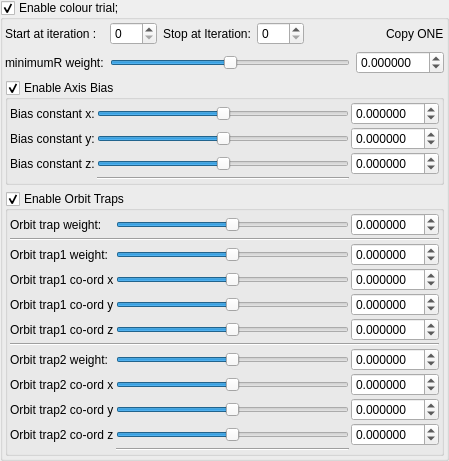
    <widget class="MyGroupBox" name="groupCheck_transform_colorTrial1_enabled">
     <property name="title">
      <string>Enable colour trial;</string>
     </property>
     <property name="checkable">
      <bool>true</bool>
     </property>
     <layout class="QGridLayout" name="gridLayout_58">
      <property name="leftMargin">
       <number>2</number>
      </property>
      <property name="topMargin">
       <number>2</number>
      </property>
      <property name="rightMargin">
       <number>2</number>
      </property>
      <property name="bottomMargin">
       <number>2</number>
      </property>
      <item row="2" column="0">
       <widget class="MyGroupBox" name="groupCheck_transform_colorTrial1_axisBias_enabled">
        <property name="title">
         <string>Enable Axis Bias </string>
        </property>
        <property name="checkable">
         <bool>true</bool>
        </property>
        <layout class="QVBoxLayout" name="verticalLayout_9" stretch="0">
         <property name="spacing">
          <number>2</number>
         </property>
         <property name="leftMargin">
          <number>2</number>
         </property>
         <property name="topMargin">
          <number>2</number>
         </property>
         <property name="rightMargin">
          <number>2</number>
         </property>
         <property name="bottomMargin">
          <number>2</number>
         </property>
         <item>
          <layout class="QGridLayout" name="gridLayout_42">
           <property name="spacing">
            <number>2</number>
           </property>
           <item row="2" column="2">
            <widget class="MyDoubleSpinBox" name="spinbox_transform_colorTrial1_colorConstant3">
             <property name="sizePolicy">
              <sizepolicy hsizetype="Minimum" vsizetype="Maximum">
               <horstretch>0</horstretch>
               <verstretch>0</verstretch>
              </sizepolicy>
             </property>
             <property name="decimals">
              <number>6</number>
             </property>
             <property name="minimum">
              <double>-99.989999999999995</double>
             </property>
             <property name="singleStep">
              <double>0.100000000000000</double>
             </property>
            </widget>
           </item>
           <item row="2" column="1">
            <widget class="QSlider" name="slider_transform_colorTrial1_colorConstant3">
             <property name="sizePolicy">
              <sizepolicy hsizetype="Expanding" vsizetype="Maximum">
               <horstretch>0</horstretch>
               <verstretch>0</verstretch>
              </sizepolicy>
             </property>
             <property name="minimum">
              <number>-5000000</number>
             </property>
             <property name="maximum">
              <number>5000000</number>
             </property>
             <property name="orientation">
              <enum>Qt::Horizontal</enum>
             </property>
            </widget>
           </item>
           <item row="1" column="0">
            <widget class="QLabel" name="label_221">
             <property name="text">
              <string>Bias constant y:</string>
             </property>
            </widget>
           </item>
           <item row="1" column="1">
            <widget class="QSlider" name="slider_transform_colorTrial1_colorConstant2">
             <property name="sizePolicy">
              <sizepolicy hsizetype="Expanding" vsizetype="Maximum">
               <horstretch>0</horstretch>
               <verstretch>0</verstretch>
              </sizepolicy>
             </property>
             <property name="minimum">
              <number>-5000000</number>
             </property>
             <property name="maximum">
              <number>5000000</number>
             </property>
             <property name="orientation">
              <enum>Qt::Horizontal</enum>
             </property>
            </widget>
           </item>
           <item row="0" column="2">
            <widget class="MyDoubleSpinBox" name="spinbox_transform_colorTrial1_colorConstant1">
             <property name="sizePolicy">
              <sizepolicy hsizetype="Minimum" vsizetype="Maximum">
               <horstretch>0</horstretch>
               <verstretch>0</verstretch>
              </sizepolicy>
             </property>
             <property name="prefix">
              <string/>
             </property>
             <property name="decimals">
              <number>6</number>
             </property>
             <property name="minimum">
              <double>-99.989999999999995</double>
             </property>
             <property name="singleStep">
              <double>0.100000000000000</double>
             </property>
            </widget>
           </item>
           <item row="2" column="0">
            <widget class="QLabel" name="label_222">
             <property name="text">
              <string>Bias constant z:</string>
             </property>
            </widget>
           </item>
           <item row="0" column="1">
            <widget class="QSlider" name="slider_transform_colorTrial1_colorConstant1">
             <property name="sizePolicy">
              <sizepolicy hsizetype="Expanding" vsizetype="Maximum">
               <horstretch>0</horstretch>
               <verstretch>0</verstretch>
              </sizepolicy>
             </property>
             <property name="minimum">
              <number>-5000000</number>
             </property>
             <property name="maximum">
              <number>5000000</number>
             </property>
             <property name="orientation">
              <enum>Qt::Horizontal</enum>
             </property>
            </widget>
           </item>
           <item row="1" column="2">
            <widget class="MyDoubleSpinBox" name="spinbox_transform_colorTrial1_colorConstant2">
             <property name="sizePolicy">
              <sizepolicy hsizetype="Minimum" vsizetype="Maximum">
               <horstretch>0</horstretch>
               <verstretch>0</verstretch>
              </sizepolicy>
             </property>
             <property name="decimals">
              <number>6</number>
             </property>
             <property name="minimum">
              <double>-99.989999999999995</double>
             </property>
             <property name="singleStep">
              <double>0.100000000000000</double>
             </property>
            </widget>
           </item>
           <item row="0" column="0">
            <widget class="QLabel" name="label_204">
             <property name="text">
              <string>Bias constant x:</string>
             </property>
            </widget>
           </item>
           <item row="3" column="1">
            <widget class="Line" name="line_15">
             <property name="orientation">
              <enum>Qt::Horizontal</enum>
             </property>
            </widget>
           </item>
          </layout>
         </item>
        </layout>
       </widget>
      </item>
      <item row="4" column="0">
       <widget class="MyGroupBox" name="groupCheck_transform_colorTrial1_orbitTraps_enabled">
        <property name="title">
         <string>Enable Orbit Traps</string>
        </property>
        <property name="checkable">
         <bool>true</bool>
        </property>
        <layout class="QVBoxLayout" name="verticalLayout_19" stretch="0">
         <property name="spacing">
          <number>2</number>
         </property>
         <property name="leftMargin">
          <number>2</number>
         </property>
         <property name="topMargin">
          <number>2</number>
         </property>
         <property name="rightMargin">
          <number>2</number>
         </property>
         <property name="bottomMargin">
          <number>2</number>
         </property>
         <item>
          <layout class="QGridLayout" name="gridLayout_55">
           <property name="spacing">
            <number>2</number>
           </property>
           <item row="4" column="1">
            <widget class="QSlider" name="slider_transform_colorTrial1_orbitTrap1Weight">
             <property name="sizePolicy">
              <sizepolicy hsizetype="Expanding" vsizetype="Maximum">
               <horstretch>0</horstretch>
               <verstretch>0</verstretch>
              </sizepolicy>
             </property>
             <property name="minimum">
              <number>-5000000</number>
             </property>
             <property name="maximum">
              <number>5000000</number>
             </property>
             <property name="orientation">
              <enum>Qt::Horizontal</enum>
             </property>
            </widget>
           </item>
           <item row="4" column="2">
            <widget class="MyDoubleSpinBox" name="spinbox_transform_colorTrial1_orbitTrap1Weight">
             <property name="sizePolicy">
              <sizepolicy hsizetype="Minimum" vsizetype="Maximum">
               <horstretch>0</horstretch>
               <verstretch>0</verstretch>
              </sizepolicy>
             </property>
             <property name="decimals">
              <number>6</number>
             </property>
             <property name="minimum">
              <double>-99.989999999999995</double>
             </property>
             <property name="singleStep">
              <double>0.100000000000000</double>
             </property>
            </widget>
           </item>
           <item row="11" column="1">
            <widget class="QSlider" name="slider3_transform_colorTrial1_orbitTrap2_y">
             <property name="sizePolicy">
              <sizepolicy hsizetype="Expanding" vsizetype="Maximum">
               <horstretch>0</horstretch>
               <verstretch>0</verstretch>
              </sizepolicy>
             </property>
             <property name="minimum">
              <number>-5000000</number>
             </property>
             <property name="maximum">
              <number>5000000</number>
             </property>
             <property name="orientation">
              <enum>Qt::Horizontal</enum>
             </property>
            </widget>
           </item>
           <item row="5" column="0">
            <widget class="QLabel" name="label_211">
             <property name="text">
              <string>Orbit trap1 co-ord x</string>
             </property>
            </widget>
           </item>
           <item row="6" column="0">
            <widget class="QLabel" name="label_209">
             <property name="text">
              <string>Orbit trap1 co-ord y</string>
             </property>
            </widget>
           </item>
           <item row="5" column="2">
            <widget class="MyDoubleSpinBox" name="spinbox3_transform_colorTrial1_orbitTrap1_x">
             <property name="sizePolicy">
              <sizepolicy hsizetype="Minimum" vsizetype="Maximum">
               <horstretch>0</horstretch>
               <verstretch>0</verstretch>
              </sizepolicy>
             </property>
             <property name="decimals">
              <number>6</number>
             </property>
             <property name="minimum">
              <double>-99.989999999999995</double>
             </property>
             <property name="singleStep">
              <double>0.100000000000000</double>
             </property>
            </widget>
           </item>
           <item row="7" column="2">
            <widget class="MyDoubleSpinBox" name="spinbox3_transform_colorTrial1_orbitTrap1_z">
             <property name="sizePolicy">
              <sizepolicy hsizetype="Minimum" vsizetype="Maximum">
               <horstretch>0</horstretch>
               <verstretch>0</verstretch>
              </sizepolicy>
             </property>
             <property name="decimals">
              <number>6</number>
             </property>
             <property name="minimum">
              <double>-99.989999999999995</double>
             </property>
             <property name="singleStep">
              <double>0.100000000000000</double>
             </property>
            </widget>
           </item>
           <item row="11" column="2">
            <widget class="MyDoubleSpinBox" name="spinbox3_transform_colorTrial1_orbitTrap2_y">
             <property name="sizePolicy">
              <sizepolicy hsizetype="Minimum" vsizetype="Maximum">
               <horstretch>0</horstretch>
               <verstretch>0</verstretch>
              </sizepolicy>
             </property>
             <property name="decimals">
              <number>6</number>
             </property>
             <property name="minimum">
              <double>-99.989999999999995</double>
             </property>
             <property name="singleStep">
              <double>0.100000000000000</double>
             </property>
            </widget>
           </item>
           <item row="7" column="0">
            <widget class="QLabel" name="label_210">
             <property name="text">
              <string>Orbit trap1 co-ord z</string>
             </property>
            </widget>
           </item>
           <item row="6" column="2">
            <widget class="MyDoubleSpinBox" name="spinbox3_transform_colorTrial1_orbitTrap1_y">
             <property name="sizePolicy">
              <sizepolicy hsizetype="Minimum" vsizetype="Maximum">
               <horstretch>0</horstretch>
               <verstretch>0</verstretch>
              </sizepolicy>
             </property>
             <property name="decimals">
              <number>6</number>
             </property>
             <property name="minimum">
              <double>-99.989999999999995</double>
             </property>
             <property name="singleStep">
              <double>0.100000000000000</double>
             </property>
            </widget>
           </item>
           <item row="10" column="0">
            <widget class="QLabel" name="label_208">
             <property name="text">
              <string>Orbit trap2 co-ord x</string>
             </property>
            </widget>
           </item>
           <item row="7" column="1">
            <widget class="QSlider" name="slider3_transform_colorTrial1_orbitTrap1_z">
             <property name="sizePolicy">
              <sizepolicy hsizetype="Expanding" vsizetype="Maximum">
               <horstretch>0</horstretch>
               <verstretch>0</verstretch>
              </sizepolicy>
             </property>
             <property name="minimum">
              <number>-5000000</number>
             </property>
             <property name="maximum">
              <number>5000000</number>
             </property>
             <property name="orientation">
              <enum>Qt::Horizontal</enum>
             </property>
            </widget>
           </item>
           <item row="6" column="1">
            <widget class="QSlider" name="slider3_transform_colorTrial1_orbitTrap1_y">
             <property name="sizePolicy">
              <sizepolicy hsizetype="Expanding" vsizetype="Maximum">
               <horstretch>0</horstretch>
               <verstretch>0</verstretch>
              </sizepolicy>
             </property>
             <property name="minimum">
              <number>-5000000</number>
             </property>
             <property name="maximum">
              <number>5000000</number>
             </property>
             <property name="orientation">
              <enum>Qt::Horizontal</enum>
             </property>
            </widget>
           </item>
           <item row="12" column="1">
            <widget class="QSlider" name="slider3_transform_colorTrial1_orbitTrap2_z">
             <property name="sizePolicy">
              <sizepolicy hsizetype="Expanding" vsizetype="Maximum">
               <horstretch>0</horstretch>
               <verstretch>0</verstretch>
              </sizepolicy>
             </property>
             <property name="minimum">
              <number>-5000000</number>
             </property>
             <property name="maximum">
              <number>5000000</number>
             </property>
             <property name="orientation">
              <enum>Qt::Horizontal</enum>
             </property>
            </widget>
           </item>
           <item row="10" column="2">
            <widget class="MyDoubleSpinBox" name="spinbox3_transform_colorTrial1_orbitTrap2_x">
             <property name="sizePolicy">
              <sizepolicy hsizetype="Minimum" vsizetype="Maximum">
               <horstretch>0</horstretch>
               <verstretch>0</verstretch>
              </sizepolicy>
             </property>
             <property name="decimals">
              <number>6</number>
             </property>
             <property name="minimum">
              <double>-99.989999999999995</double>
             </property>
             <property name="singleStep">
              <double>0.100000000000000</double>
             </property>
            </widget>
           </item>
           <item row="5" column="1">
            <widget class="QSlider" name="slider3_transform_colorTrial1_orbitTrap1_x">
             <property name="sizePolicy">
              <sizepolicy hsizetype="Expanding" vsizetype="Maximum">
               <horstretch>0</horstretch>
               <verstretch>0</verstretch>
              </sizepolicy>
             </property>
             <property name="minimum">
              <number>-5000000</number>
             </property>
             <property name="maximum">
              <number>5000000</number>
             </property>
             <property name="orientation">
              <enum>Qt::Horizontal</enum>
             </property>
            </widget>
           </item>
           <item row="10" column="1">
            <widget class="QSlider" name="slider3_transform_colorTrial1_orbitTrap2_x">
             <property name="sizePolicy">
              <sizepolicy hsizetype="Expanding" vsizetype="Maximum">
               <horstretch>0</horstretch>
               <verstretch>0</verstretch>
              </sizepolicy>
             </property>
             <property name="minimum">
              <number>-5000000</number>
             </property>
             <property name="maximum">
              <number>5000000</number>
             </property>
             <property name="orientation">
              <enum>Qt::Horizontal</enum>
             </property>
            </widget>
           </item>
           <item row="12" column="2">
            <widget class="MyDoubleSpinBox" name="spinbox3_transform_colorTrial1_orbitTrap2_z">
             <property name="sizePolicy">
              <sizepolicy hsizetype="Minimum" vsizetype="Maximum">
               <horstretch>0</horstretch>
               <verstretch>0</verstretch>
              </sizepolicy>
             </property>
             <property name="decimals">
              <number>6</number>
             </property>
             <property name="minimum">
              <double>-99.989999999999995</double>
             </property>
             <property name="singleStep">
              <double>0.100000000000000</double>
             </property>
            </widget>
           </item>
           <item row="1" column="2">
            <widget class="MyDoubleSpinBox" name="spinbox_transform_colorTrial1_mainOTWeight">
             <property name="sizePolicy">
              <sizepolicy hsizetype="Minimum" vsizetype="Maximum">
               <horstretch>0</horstretch>
               <verstretch>0</verstretch>
              </sizepolicy>
             </property>
             <property name="decimals">
              <number>6</number>
             </property>
             <property name="minimum">
              <double>-99.989999999999995</double>
             </property>
             <property name="singleStep">
              <double>0.100000000000000</double>
             </property>
            </widget>
           </item>
           <item row="1" column="1">
            <widget class="QSlider" name="slider_transform_colorTrial1_mainOTWeight">
             <property name="sizePolicy">
              <sizepolicy hsizetype="Expanding" vsizetype="Maximum">
               <horstretch>0</horstretch>
               <verstretch>0</verstretch>
              </sizepolicy>
             </property>
             <property name="minimum">
              <number>-5000000</number>
             </property>
             <property name="maximum">
              <number>5000000</number>
             </property>
             <property name="orientation">
              <enum>Qt::Horizontal</enum>
             </property>
            </widget>
           </item>
           <item row="11" column="0">
            <widget class="QLabel" name="label_212">
             <property name="text">
              <string>Orbit trap2 co-ord y</string>
             </property>
            </widget>
           </item>
           <item row="1" column="0">
            <widget class="QLabel" name="label_203">
             <property name="text">
              <string>Orbit trap weight:</string>
             </property>
            </widget>
           </item>
           <item row="12" column="0">
            <widget class="QLabel" name="label_213">
             <property name="text">
              <string>Orbit trap2 co-ord z</string>
             </property>
            </widget>
           </item>
           <item row="4" column="0">
            <widget class="QLabel" name="label_223">
             <property name="text">
              <string>Orbit trap1 weight:</string>
             </property>
            </widget>
           </item>
           <item row="8" column="0" colspan="3">
            <widget class="Line" name="line_45">
             <property name="orientation">
              <enum>Qt::Horizontal</enum>
             </property>
            </widget>
           </item>
           <item row="9" column="2">
            <widget class="MyDoubleSpinBox" name="spinbox_transform_colorTrial1_orbitTrap2Weight">
             <property name="sizePolicy">
              <sizepolicy hsizetype="Minimum" vsizetype="Maximum">
               <horstretch>0</horstretch>
               <verstretch>0</verstretch>
              </sizepolicy>
             </property>
             <property name="decimals">
              <number>6</number>
             </property>
             <property name="minimum">
              <double>-99.989999999999995</double>
             </property>
             <property name="singleStep">
              <double>0.100000000000000</double>
             </property>
            </widget>
           </item>
           <item row="2" column="0" colspan="3">
            <widget class="Line" name="line_46">
             <property name="orientation">
              <enum>Qt::Horizontal</enum>
             </property>
            </widget>
           </item>
           <item row="9" column="1">
            <widget class="QSlider" name="slider_transform_colorTrial1_orbitTrap2Weight">
             <property name="sizePolicy">
              <sizepolicy hsizetype="Expanding" vsizetype="Maximum">
               <horstretch>0</horstretch>
               <verstretch>0</verstretch>
              </sizepolicy>
             </property>
             <property name="minimum">
              <number>-5000000</number>
             </property>
             <property name="maximum">
              <number>5000000</number>
             </property>
             <property name="orientation">
              <enum>Qt::Horizontal</enum>
             </property>
            </widget>
           </item>
           <item row="9" column="0">
            <widget class="QLabel" name="label_224">
             <property name="text">
              <string>Orbit trap2 weight:</string>
             </property>
            </widget>
           </item>
           <item row="13" column="1">
            <widget class="Line" name="line_33">
             <property name="orientation">
              <enum>Qt::Horizontal</enum>
             </property>
            </widget>
           </item>
          </layout>
         </item>
        </layout>
       </widget>
      </item>
      <item row="0" column="0">
       <layout class="QGridLayout" name="gridLayout_54">
        <item row="0" column="4">
         <spacer name="horizontalSpacer_29">
          <property name="orientation">
           <enum>Qt::Horizontal</enum>
          </property>
          <property name="sizeHint" stdset="0">
           <size>
            <width>40</width>
            <height>20</height>
           </size>
          </property>
         </spacer>
        </item>
        <item row="0" column="6">
         <widget class="QLabel" name="label_190">
          <property name="text">
           <string>Copy ONE</string>
          </property>
         </widget>
        </item>
        <item row="0" column="3">
         <widget class="MySpinBox" name="spinboxInt_transform_colorTrial1_stop_iterations">
          <property name="sizePolicy">
           <sizepolicy hsizetype="Minimum" vsizetype="Maximum">
            <horstretch>0</horstretch>
            <verstretch>0</verstretch>
           </sizepolicy>
          </property>
          <property name="maximum">
           <number>250</number>
          </property>
         </widget>
        </item>
        <item row="0" column="1">
         <widget class="MySpinBox" name="spinboxInt_transform_colorTrial1_start_iterations">
          <property name="sizePolicy">
           <sizepolicy hsizetype="Minimum" vsizetype="Maximum">
            <horstretch>0</horstretch>
            <verstretch>0</verstretch>
           </sizepolicy>
          </property>
          <property name="minimum">
           <number>0</number>
          </property>
          <property name="maximum">
           <number>250</number>
          </property>
          <property name="value">
           <number>0</number>
          </property>
         </widget>
        </item>
        <item row="0" column="0">
         <widget class="QLabel" name="label_192">
          <property name="text">
           <string>Start at iteration :</string>
          </property>
         </widget>
        </item>
        <item row="0" column="2">
         <widget class="QLabel" name="label_191">
          <property name="text">
           <string>Stop at Iteration:</string>
          </property>
         </widget>
        </item>
        <item row="1" column="5" colspan="2">
         <widget class="MyDoubleSpinBox" name="spinbox_transform_colorTrial1_minimumRWeight">
          <property name="sizePolicy">
           <sizepolicy hsizetype="Minimum" vsizetype="Maximum">
            <horstretch>0</horstretch>
            <verstretch>0</verstretch>
           </sizepolicy>
          </property>
          <property name="decimals">
           <number>6</number>
          </property>
          <property name="minimum">
           <double>-99.989999999999995</double>
          </property>
          <property name="singleStep">
           <double>0.100000000000000</double>
          </property>
         </widget>
        </item>
        <item row="1" column="1" colspan="4">
         <widget class="QSlider" name="slider_transform_colorTrial1_minimumRWeight">
          <property name="sizePolicy">
           <sizepolicy hsizetype="Expanding" vsizetype="Maximum">
            <horstretch>0</horstretch>
            <verstretch>0</verstretch>
           </sizepolicy>
          </property>
          <property name="minimum">
           <number>-20000000</number>
          </property>
          <property name="maximum">
           <number>20000000</number>
          </property>
          <property name="orientation">
           <enum>Qt::Horizontal</enum>
          </property>
         </widget>
        </item>
        <item row="1" column="0">
         <widget class="QLabel" name="label_214">
          <property name="text">
           <string>minimumR weight:</string>
          </property>
         </widget>
        </item>
       </layout>
      </item>
     </layout>
    </widget>
